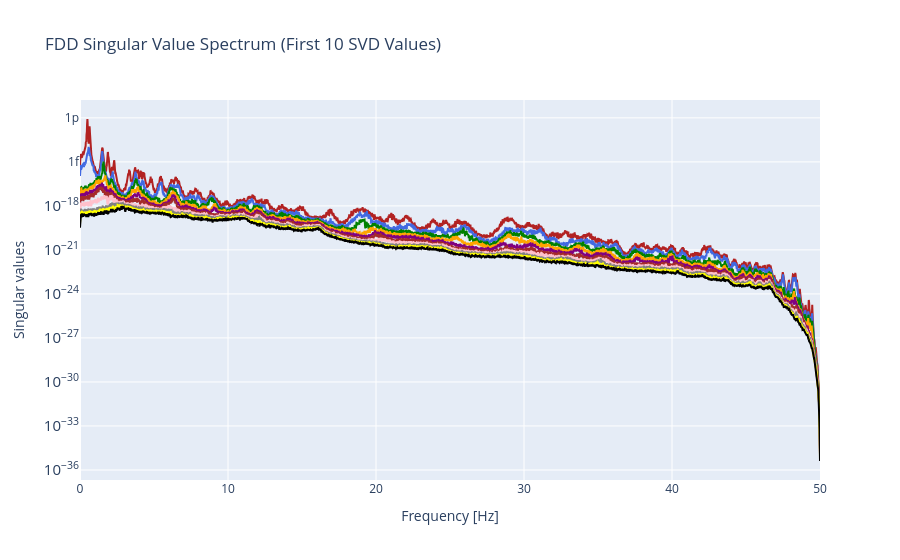

The notebook cell this image was saved under:
### Markdown cell above
## **Applying Frequency Domain Decomposition on 22 sensors**

### Code cell
dt = 0.01
T = 1000
t = np.arange(0, T, dt)
n_steps = len(t)

# Matrices must already exist:
M = M_global_reduced
C = C_global_reduced
K = K_global_reduced
n_dof = M.shape[0]



np.random.seed(1)
f_white = np.random.randn(n_steps, n_dof)


def newmark_beta(M, C, K, f, dt, beta=1/4, gamma=1/2):

    n_steps, n_dof = f.shape
    u = np.zeros((n_steps, n_dof))
    v = np.zeros((n_steps, n_dof))
    a = np.zeros((n_steps, n_dof))

    # initial acceleration
    a[0] = np.linalg.solve(M, f[0] - C @ v[0] - K @ u[0])

    # effective stiffness
    K_eff = K + gamma/(beta*dt)*C + M/(beta*dt**2)
    K_eff_inv = np.linalg.inv(K_eff)

    for i in range(1, n_steps):

        rhs = (
            f[i]
            + M @ (u[i-1]/(beta*dt**2) + v[i-1]/(beta*dt) + (1/(2*beta)-1)*a[i-1])
            + C @ (gamma/(beta*dt)*u[i-1] + (gamma/beta-1)*v[i-1] + dt*(gamma/(2*beta)-1)*a[i-1])
        )

        u[i] = K_eff_inv @ rhs
        v[i] = gamma/(beta*dt)*(u[i] - u[i-1]) + (1 - gamma/beta)*v[i-1] + dt*(1 - gamma/(2*beta))*a[i-1]
        a[i] = (u[i] - u[i-1])/(beta*dt**2) - v[i-1]/(beta*dt) - (1/(2*beta)-1)*a[i-1]

    return u, v, a

u, v, acc = newmark_beta(M, C, K, f_white, dt)


selected_dofs = []
node_numbers = [1, 2, 3, 4, 8, 12, 16, 19, 21, 27, 31, 35 , 
                38, 40, 46, 49, 55, 58, 70, 75, 94, 113]
for i in range(len(node_numbers)):
    if node_numbers[i] <75:
        selected_dofs.extend([node_numbers[i]*6-3 + j for j in range(3)])
    else:
        selected_dofs.extend([node_numbers[i]*6-3-2+j for j in range(3)])
Y = u[:, selected_dofs]  
m = Y.shape[1]           


fs = 1/dt
nperseg = 8192

# Frequency vector
f, _ = welch(Y[:, 0], fs=fs, nperseg=nperseg)
n_freqs = len(f)

# PSD matrix S(f) → shape: [freq, m, m]
S = np.zeros((n_freqs, m, m), dtype=complex)

for i in range(m):
    for j in range(m):
        _, Pij = csd(Y[:, i], Y[:, j], fs=fs, nperseg=nperseg)
        S[:, i, j] = Pij


U_svd = np.zeros((n_freqs, m, m), dtype=complex)
Svals = np.zeros((n_freqs, m))

for k in range(n_freqs):
    U_k, s_k, _ = np.linalg.svd(S[k])
    U_svd[k] = U_k
    Svals[k] = s_k


num_modes_to_plot = min(10, m)

colors = [
    "firebrick", "royalblue", "green", "orange", "purple",
    "brown", "pink", "grey", "yellow", "black"
]

fig = go.Figure()

for i in range(num_modes_to_plot):
    fig.add_trace(go.Scatter(
        x=f,
        y=Svals[:, i],
        name=f"Singular value {i+1}",
        line=dict(color=colors[i], width=2)
    ))

fig.update_yaxes(type="log")

fig.update_layout(
    xaxis=dict(title="Frequency [Hz]"),
    yaxis=dict(title="Singular values"),
    showlegend=False,
    title="FDD Singular Value Spectrum (First 10 SVD Values)"
)

fig.show()
k_peak = np.argmax(Svals[:, 0])
mode_shape = U_svd[k_peak, :, 0]

print("Peak frequency =", f[k_peak], "Hz")
print("\nMode shape (normalized):")
print(mode_shape / np.max(np.abs(mode_shape)))

### Figure 1 — Plotly figure (JSON) as saved in the notebook; plotly's stock layout.template omitted (floating-point values rounded to 4 significant figures; data arrays with more than 128 entries replaced by an {"elided": "..."} marker saying what was removed)
{"data": [{"line": {"color": "firebrick", "width": 2}, "name": "Singular value 1", "type": "scatter", "x": {"elided": "4097 float values"}, "y": {"elided": "4097 float values"}}, {"line": {"color": "royalblue", "width": 2}, "name": "Singular value 2", "type": "scatter", "x": {"elided": "4097 float values"}, "y": {"elided": "4097 float values"}}, {"line": {"color": "green", "width": 2}, "name": "Singular value 3", "type": "scatter", "x": {"elided": "4097 float values"}, "y": {"elided": "4097 float values"}}, {"line": {"color": "orange", "width": 2}, "name": "Singular value 4", "type": "scatter", "x": {"elided": "4097 float values"}, "y": {"elided": "4097 float values"}}, {"line": {"color": "purple", "width": 2}, "name": "Singular value 5", "type": "scatter", "x": {"elided": "4097 float values"}, "y": {"elided": "4097 float values"}}, {"line": {"color": "brown", "width": 2}, "name": "Singular value 6", "type": "scatter", "x": {"elided": "4097 float values"}, "y": {"elided": "4097 float values"}}, {"line": {"color": "pink", "width": 2}, "name": "Singular value 7", "type": "scatter", "x": {"elided": "4097 float values"}, "y": {"elided": "4097 float values"}}, {"line": {"color": "grey", "width": 2}, "name": "Singular value 8", "type": "scatter", "x": {"elided": "4097 float values"}, "y": {"elided": "4097 float values"}}, {"line": {"color": "yellow", "width": 2}, "name": "Singular value 9", "type": "scatter", "x": {"elided": "4097 float values"}, "y": {"elided": "4097 float values"}}, {"line": {"color": "black", "width": 2}, "name": "Singular value 10", "type": "scatter", "x": {"elided": "4097 float values"}, "y": {"elided": "4097 float values"}}], "layout": {"showlegend": false, "title": {"text": "FDD Singular Value Spectrum (First 10 SVD Values)"}, "xaxis": {"title": {"text": "Frequency [Hz]"}}, "yaxis": {"title": {"text": "Singular values"}, "type": "log"}}}
